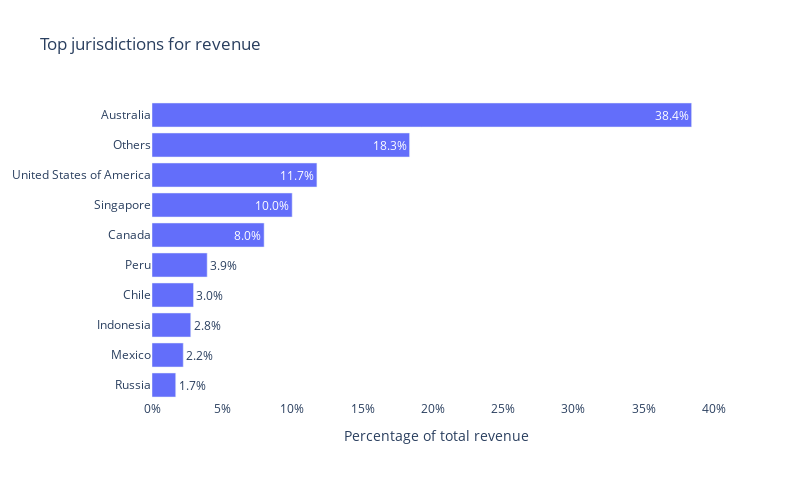

Notebook code for this chart:
### Code cell
display_jurisdictions_top_revenue(df=df, company=company, year=year)

### Figure 1 — Plotly figure (JSON) as saved in the notebook; plotly's stock layout.template omitted (floating-point values rounded to 4 significant figures)
{"data": [{"alignmentgroup": "True", "hovertemplate": "%{y}: %{x: .3%}", "legendgroup": "", "marker": {"color": "#636efa", "pattern": {"shape": ""}}, "name": "", "offsetgroup": "", "orientation": "h", "showlegend": false, "textangle": 0, "textposition": ["outside", "outside", "outside", "outside", "outside", "inside", "inside", "inside", "inside", "inside"], "texttemplate": "%{x:.1%}", "type": "bar", "x": [0.01687, 0.02224, 0.02757, 0.02954, 0.03928, 0.07982, 0.09979, 0.1174, 0.1834, 0.3841], "xaxis": "x", "y": ["Russia", "Mexico", "Indonesia", "Chile", "Peru", "Canada", "Singapore", "United States of America", "Others", "Australia"], "yaxis": "y"}], "layout": {"barmode": "relative", "height": 480, "legend": {"tracegroupgap": 0}, "plot_bgcolor": "white", "title": {"text": "Top jurisdictions for revenue"}, "width": 800, "xaxis": {"anchor": "y", "domain": [0, 1], "tickformat": ".0%", "title": {"text": "Percentage of total revenue"}}, "yaxis": {"anchor": "x", "domain": [0, 1], "title": {}}}}
